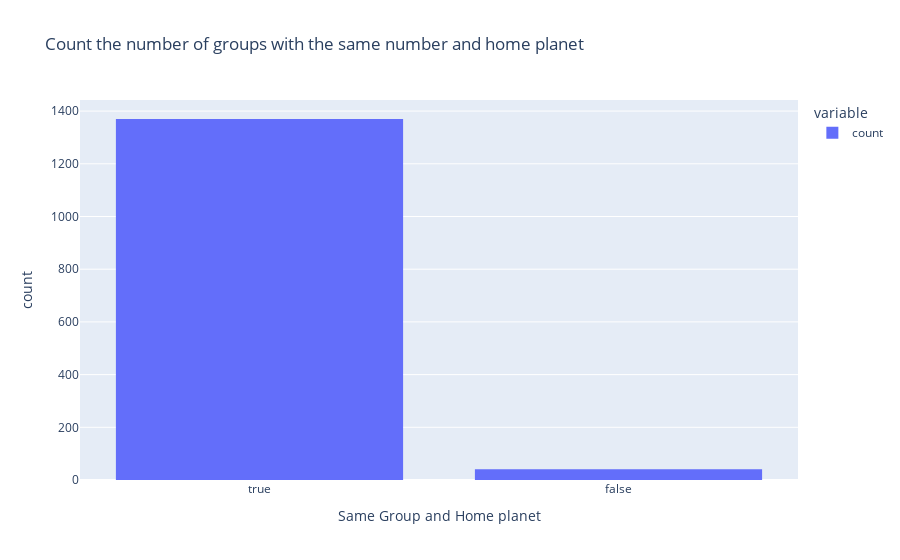

Here is the notebook cell this chart was saved with:
### Code cell
group_homeplanet = df_groups[["Group", "HomePlanet"]].value_counts() > 1
px.histogram(
    group_homeplanet,
    labels={"value": "Same Group and Home planet"},
    title="Count the number of groups with the same number and home planet",
)

### Figure 1 — Plotly figure (JSON) as saved in the notebook; plotly's stock layout.template omitted (floating-point values rounded to 4 significant figures; data arrays with more than 128 entries replaced by an {"elided": "..."} marker saying what was removed)
{"data": [{"alignmentgroup": "True", "bingroup": "x", "hovertemplate": "variable=count<br>Same Group and Home planet=%{x}<br>count=%{y}<extra></extra>", "legendgroup": "count", "marker": {"color": "#636efa", "pattern": {"shape": ""}}, "name": "count", "offsetgroup": "count", "orientation": "v", "showlegend": true, "type": "histogram", "x": {"elided": "1411 bool values"}, "xaxis": "x", "yaxis": "y"}], "layout": {"barmode": "relative", "legend": {"title": {"text": "variable"}, "tracegroupgap": 0}, "title": {"text": "Count the number of groups with the same number and home planet"}, "xaxis": {"anchor": "y", "domain": [0, 1], "title": {"text": "Same Group and Home planet"}}, "yaxis": {"anchor": "x", "domain": [0, 1], "title": {"text": "count"}}}}
